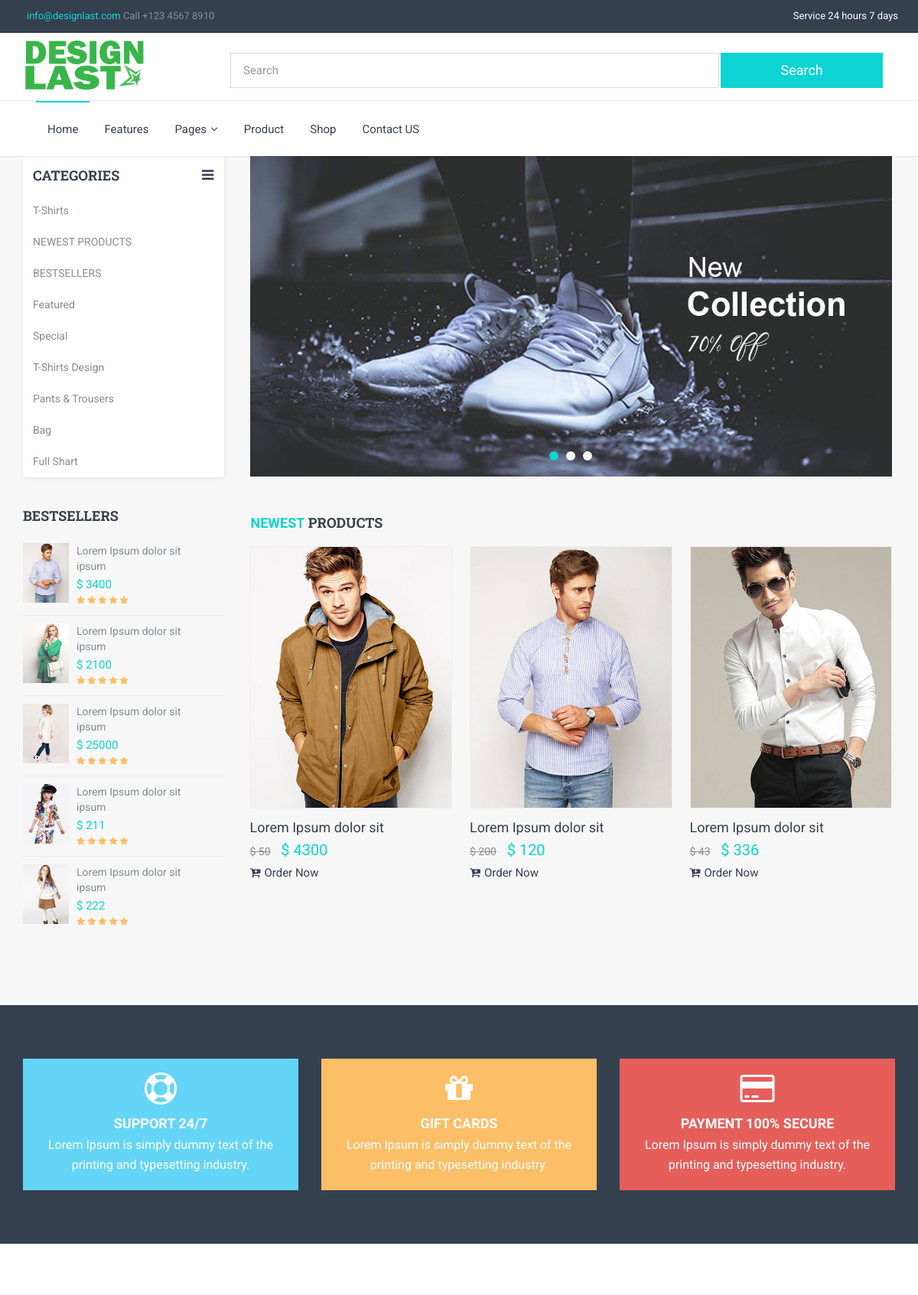
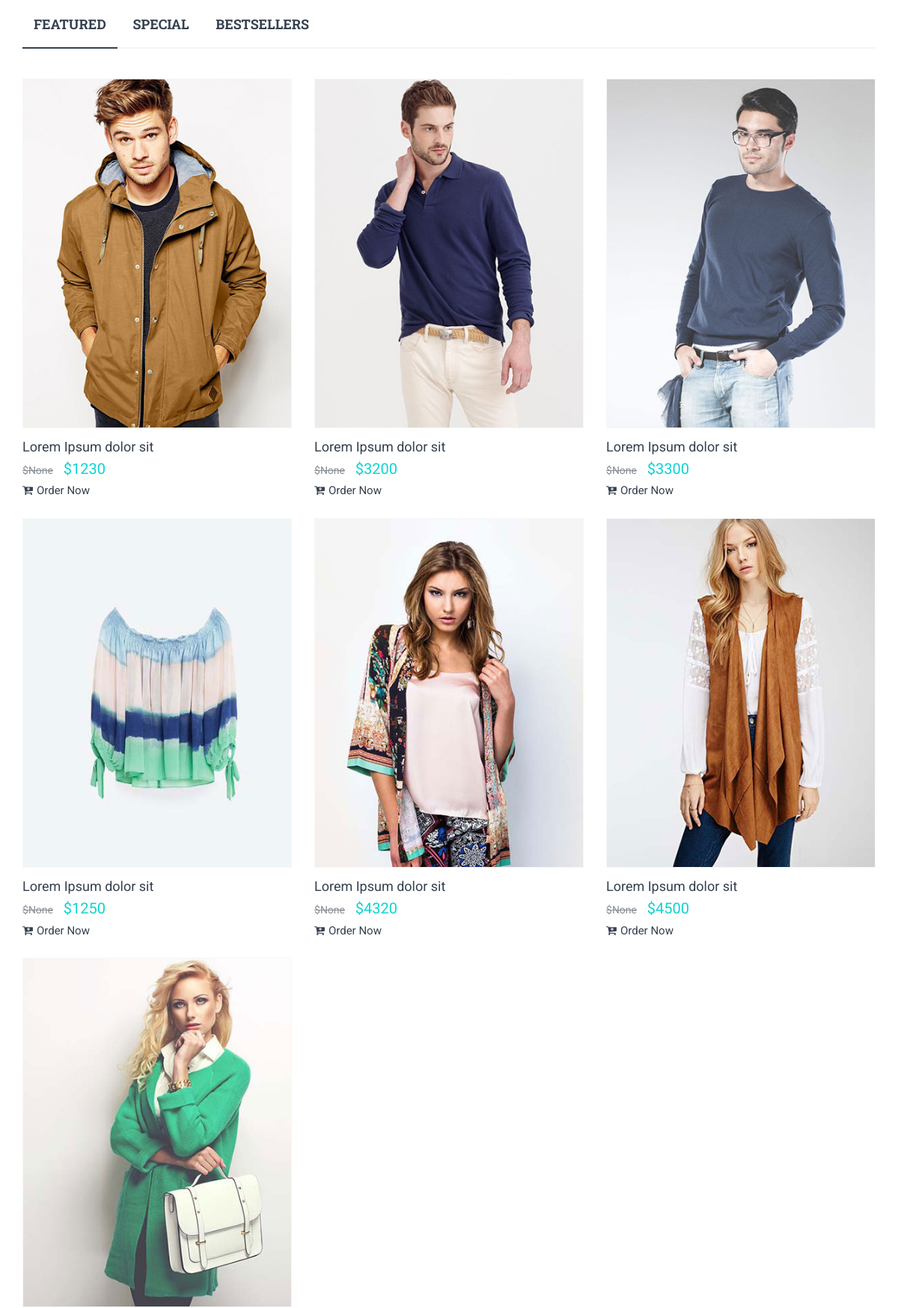
The page / (upper part) on the database its author committed (2 pictures, top to bottom).
### shopapp/models.py (models this page shows, shortened)
class Category(models.Model):
    name = models.CharField(max_length = 20, unique = True)
    create_at = models.DateTimeField(auto_now = True, auto_now_add = False)

class Product(models.Model):
    name = models.CharField(max_length = 100)
    product_code = models.IntegerField(blank = True, null = True)
    price = models.IntegerField()
    discount_price = models.IntegerField(blank = True, null = True)
    discount_off_price = models.IntegerField(blank = True, null = True)
    category = models.ForeignKey(Category, on_delete = models.CASCADE)
    color = models.ForeignKey(Color, on_delete = models.CASCADE)
    brand_name = models.ForeignKey(Brand, on_delete = models.CASCADE)
    image = models.ImageField(upload_to = 'product')
    order_now_link = models.URLField(max_length=200, blank=False)
    description = models.TextField()
    publish_on = models.DateTimeField(auto_now = False, auto_now_add = True)
    update_on = models.DateTimeField(auto_now = False, auto_now_add = True)

class Slider(models.Model):
    image = models.ImageField(upload_to = 'slider')
    create_at = models.DateTimeField(auto_now = True, auto_now_add = False)

### shopapp/views.py (the view)
# urls.py: path('', homepage, name = 'homepage'),
def homepage(request):
    product_search = Product.objects.all()
    slider_obj = Slider.objects.all()
    latest_product = Product.objects.filter(category__id = 2).order_by('-id')[:6]
    best_seller = Product.objects.filter(category__id = 3).order_by('-id')[:5]
    featured = Product.objects.filter(category__id = 4).order_by('-id')[:9]
    best_seller_galllery = Product.objects.filter(category__id = 3).order_by('-id')[:9]
    special = Product.objects.filter(category__id = 5).order_by('-id')[:9]
    cat_menu = Category.objects.all()
    search_query = request.GET.get('search_q')
    if search_query:
        product_search = product_search.filter(name__icontains = search_query)
    context = {
        'slider_obj' : slider_obj,
        'latest_product' : latest_product,
        'best_seller' : best_seller,
        'featured' : featured,
        'best_seller_galllery' : best_seller_galllery,
        'special' : special,
        'cat_menu' : cat_menu,
    }
    return render(request, 'design/index.html', context)

### templates/design/index.html (shortened to what this page needs)
{% extends 'app/base.html' %}
{% load static %}
{% block content %}
<section class="section light-backgorund">
    <div class="container">
        <div class="row">
            <div class="col-sm-4 col-md-3">
                <div class="navbar-vertical">
                    <ul class="nav nav-stacked">
                        <li class="header">
                            <h6 class="text-uppercase">Categories <i class="fa fa-navicon pull-right"></i></h6>
                        </li>
                        {% if cat_menu %}
                        {% for menu in cat_menu %}
                        <li>
                            <a class="dropdown-toggle"  href="{% url 'Category_View' menu.name %}">{{menu.name}}</a>
                        </li>
                        {% endfor %}
                        {% endif %}
                    </ul>
                </div>
                <hr class="spacer-20 no-border">
                <div class="widget hidden-xs">
                    <h6 class="subtitle text-uppercase">Bestsellers</h6>
                    <ul class="items">
                        {% if best_seller %}
                        {% for item in best_seller %}
                        <li>
                            <a href="shop-single-product-v1.html" class="product-image">
                                <img src="/media/{{item.image}}" alt="Sample Product ">
                            </a>
                            <div class="product-details">
                                <p class="product-name">
                                    <a href="{% url 'Single_page_views' item.id %}">{{item.name}}</a>
                                </p>
                                <span class="price text-primary">$ {{item.price}}</span>
                                <div class="rate text-warning">
                                    <i class="fa fa-star"></i>
                                    <i class="fa fa-star"></i>
                                    <i class="fa fa-star"></i>
                                    <i class="fa fa-star"></i>
                                    <i class="fa fa-star"></i>
                                </div>
                            </div>
                        </li>
                        {% endfor %}
                        {% endif %}
                    </ul>
                </div>
            </div>
            <div class="col-sm-8 col-md-9">
                <div class="row">
                    <div class="col-sm-12">
                        <div class="owl-carousel slider owl-theme">
                            {% for slider in slider_obj %}
                            <div class="item">
                                <figure>
                                    <a href="javascript:void(0);">
                                        <img src="/media/{{slider.image}}" alt=""/>
                                    </a>
                                </figure>
                            </div>
                            {% endfor %}
                        </div>
                    </div>
                </div>
                <hr class="spacer-20 no-border">
                <div class="row">
                    <div class="col-sm-12">
                        <h6 class="ml-5 mb-20 text-uppercase"><span class="text-primary">Newest</span> Products</h6>
                    </div>
                    <div class="col-sm-12">
                        <div class="owl-carousel column-3 owl-theme">
                            {% if latest_product %}
                            {% for item in latest_product %}
                            <div class="item">
                                <div class="thumbnail store style1">
                                    <div class="header">
                                        <figure class="layer">
                                            <a href="javascript:void(0);">
                                                <img src="/media/{{item.image}}" alt="">
                                            </a>
                                        </figure>
                                    </div>
                                    <div class="caption">
                                        <h6 class="regular"><a href="{% url 'Single_page_views' item.id %}">{{item.name}}</a></h6>
                                        <div class="price">
                                            <small class="amount off">$ {{item.discount_price}}</small>
                                            <span class="amount text-primary">$ {{item.price}}</span>
                                        </div>
                                        <a href="{{item.order_now_link}}"><i class="fa fa-cart-plus mr-5"></i>Order Now</a>
                                    </div>
                                </div>
                            </div>
                            {% endfor %}
                            {% endif %}
                        </div>
                    </div>
                </div>
            </div>
        </div>
    </div>
</section>
<section class="section dark-background">
    <div class="container">
        <div class="row">
            <div class="col-sm-4">
                <div class="icon-boxes style2 info-background">
                    <div class="icon">
                        <i class="fa fa-life-ring text-white"></i>
                    </div>
                    <div class="box-content">
                        <h6 class="alt-font text-white text-uppercase">Support 24/7</h6>
                        <p>Lorem Ipsum is simply dummy text of the printing and typesetting industry.</p>
                    </div>
                </div>
            </div>
            <div class="col-sm-4">
                <div class="icon-boxes style2 warning-background">
                    <div class="icon">
                        <i class="fa fa-gift text-white"></i>
                    </div>
                    <div class="box-content">
                        <h6 class="alt-font text-white text-uppercase">Gift cards</h6>
                        <p class="text-white">Lorem Ipsum is simply dummy text of the printing and typesetting industry.</p>
                    </div>
                </div>
            </div>
            <div class="col-sm-4">
                <div class="icon-boxes style2 danger-background">
                    <div class="icon">
                        <i class="fa fa-credit-card text-white"></i>
                    </div>
                    <div class="box-content">
                        <h6 class="alt-font text-white text-uppercase">Payment 100% Secure</h6>
                        <p class="text-white">Lorem Ipsum is simply dummy text of the printing and typesetting industry.</p>
                    </div>
                </div>
            </div>
        </div>
    </div>
</section>
<section class="section white-background">
    <div class="container">
        <div class="row">
            <div class="col-sm-12">
                <ul class="nav nav-tabs style1" role="tablist">
                    <li role="presentation" class="active">
                        <a href="#featured" aria-controls="featured" role="tab" data-toggle="tab"><h6 class="text-uppercase">Featured</h6></a>
                    </li>
                    <li role="presentation">
                        <a href="#special" aria-controls="special" role="tab" data-toggle="tab"><h6 class="text-uppercase">Special</h6></a>
                    </li>
                    <li role="presentation">
                        <a href="#bestsellers" aria-controls="bestsellers" role="tab" data-toggle="tab"><h6 class="text-uppercase">Bestsellers</h6></a>
                    </li>
                </ul>
                <div class="tab-content">
                    <div role="tabpanel" class="tab-pane fade in active" id="featured">
                        <div class="row column-3">
                          {% if featured %}
                          {% for item in featured %}
                            <div class="col-sm-6 col-md-4">
                                <div class="thumbnail store style1">
                                    <div class="header">
                                        <figure class="layer">
                                            <a href="javascript:void(0);">
                                                <img src="/media/{{ item.image }}" alt="">
                                            </a>
                                        </figure>
                                    </div>
                                    <div class="caption">
                                        <h6 class="regular"><a href="{% url 'Single_page_views' item.id %}">{{ item.name }}</a></h6>
                                        <div class="price">
                                            <small class="amount off">${{ item.discount_price }}</small>
                                            <span class="amount text-primary">${{ item.price }}</span>
                                        </div>
                                        <a href="{{item.order_now_link}}"><i class="fa fa-cart-plus mr-5"></i>Order Now</a>
                                    </div>
                                </div>
                            </div>
                            {% endfor %}
                            {% endif %}
                        </div>
                    </div>
                </div>
            </div>
        </div>
    </div>
</section>
{% endblock %}

### rows shown on the page
Category: name "T-Shirts"
Category: name "NEWEST PRODUCTS"
Category: name "BESTSELLERS"
Category: name "Featured"
Category: name "Special"
Category: name "T-Shirts Design"
Category: name "Pants & Trousers"
Category: name "Bag"
Category: name "Full Shart"
Product: image (picture), name "Lorem Ipsum dolor sit ipsum", price "3400"
Product: image (picture), name "Lorem Ipsum dolor sit ipsum", price "2100"
Product: image (picture), name "Lorem Ipsum dolor sit ipsum", price "25000"
Product: image (picture), name "Lorem Ipsum dolor sit ipsum", price "211"
Product: image (picture), name "Lorem Ipsum dolor sit ipsum", price "222"
Slider: image (picture)
Product: image (picture), name "Lorem Ipsum dolor sit", discount_price "50", price "4300"
Product: image (picture), name "Lorem Ipsum dolor sit", discount_price "200", price "120"
Product: image (picture), name "Lorem Ipsum dolor sit", discount_price "43", price "336"
Product: image (picture), name "Lorem Ipsum dolor sit", discount_price "None", price "1230"
Product: image (picture), name "Lorem Ipsum dolor sit", discount_price "None", price "3200"
Product: image (picture), name "Lorem Ipsum dolor sit", discount_price "None", price "3300"
Product: image (picture), name "Lorem Ipsum dolor sit", discount_price "None", price "1250"
Product: image (picture), name "Lorem Ipsum dolor sit", discount_price "None", price "4320"
Product: image (picture), name "Lorem Ipsum dolor sit", discount_price "None", price "4500"
Product: image (picture)
